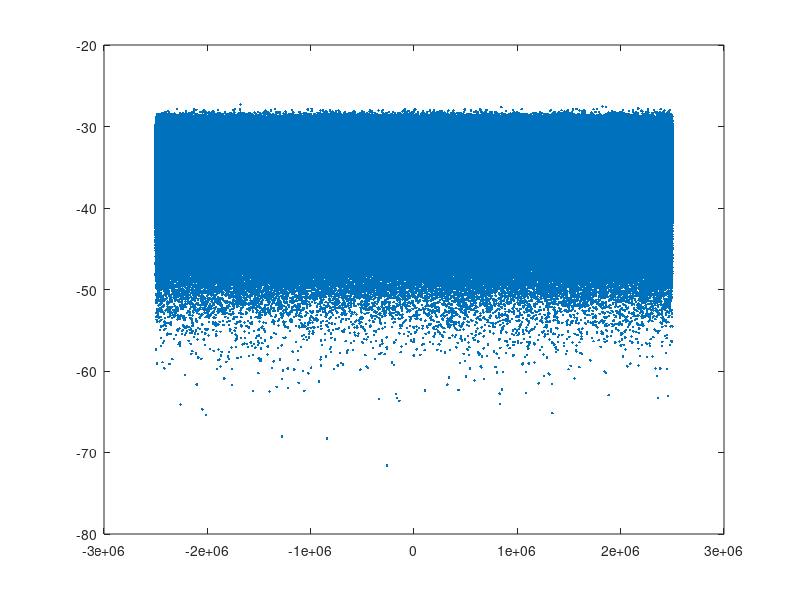
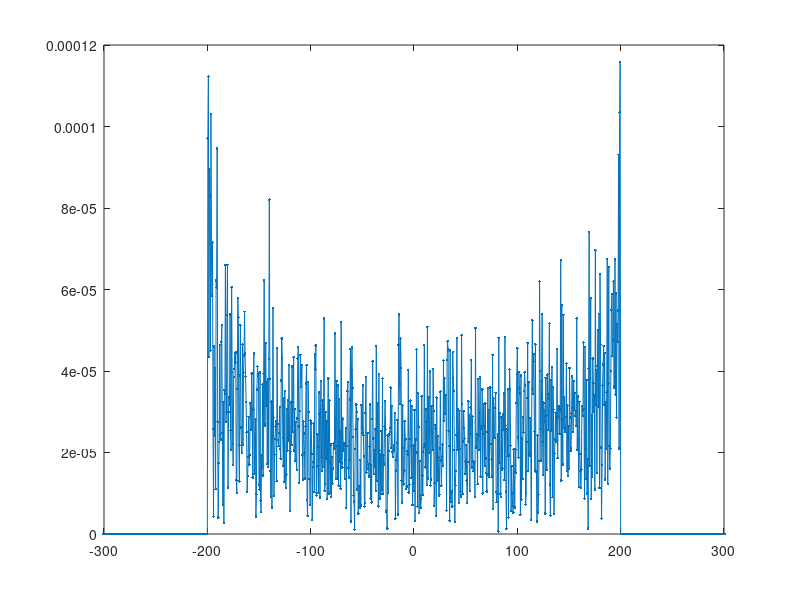

Reproduce these figures in MATLAB, in order. (Note: a time limit stopped this script after it produced the figures.)
% This is a Rayleigh Distribution (We'll probably need it later)

t = 1e7; % Random value?

C = normrnd(0, 1, t, 1) + 1i.*normrnd(0, 1, t, 1); % Is this log-normal?
C_abs = abs(C);
C_ang = atan2(imag(C), real(C));

% figure; % PDF of amplitude
% histogram(C_abs, 'Normalization', 'pdf');
% title('Flat Fading Channel Model: Amplitude');
% xlabel('Amplitude of Complex Gaussian');
% ylabel('Probability Density Function');
% 
% figure; % PDF of phase
% histogram(C_ang, (-pi):(pi/48):(pi), 'Normalization', 'pdf');
% title('Flat Fading Channel Model: Phase');
% xlabel('Phase of Complex Gaussian (radians)');
% ylabel('Probability Density Function');

Fs = 5e6;
half_shift = floor(length(C)/2);
C_fft_shift = circshift(fft(C)/length(C),-half_shift);

figure(1)
% fft frequency list (X-axis)
Freqs = 0:(length(C)-1);
Freqs = Freqs - half_shift;
Freqs = Freqs*Fs/length(C);
plot(Freqs,10*log10(abs(C_fft_shift)),'.')
% hold all

% figure(2)
% pwelch(C,[],[],[],Fs);

Fdoppler = 200; % Maximum doppler frequency

% Calculate PSD
PSD = 2/(pi*Fdoppler)./sqrt(1-(Freqs/Fdoppler).^2);
PSD(abs(Freqs)>=Fdoppler) = 0; % Zero out PSD outside of valid range
C_fft_shift_filtered = C_fft_shift.*sqrt(PSD'); %Apply filter

figure(2)
% plot(PSD)

plot(Freqs,10*log10(abs(C_fft_shift_filtered)),'.-')
plot(Freqs,abs(C_fft_shift_filtered),'.-')
xlim([-300,300])


% Undue the circular shift and ifft to get time domain signal
C_filtered = ifft(circshift(C_fft_shift_filtered,half_shift));

time = 1:t;
time = time./Fs;

figure(3)
plot(time,C_filtered,'.-')

figure(4)
pwelch(C_filtered,[],[],[],Fs)
